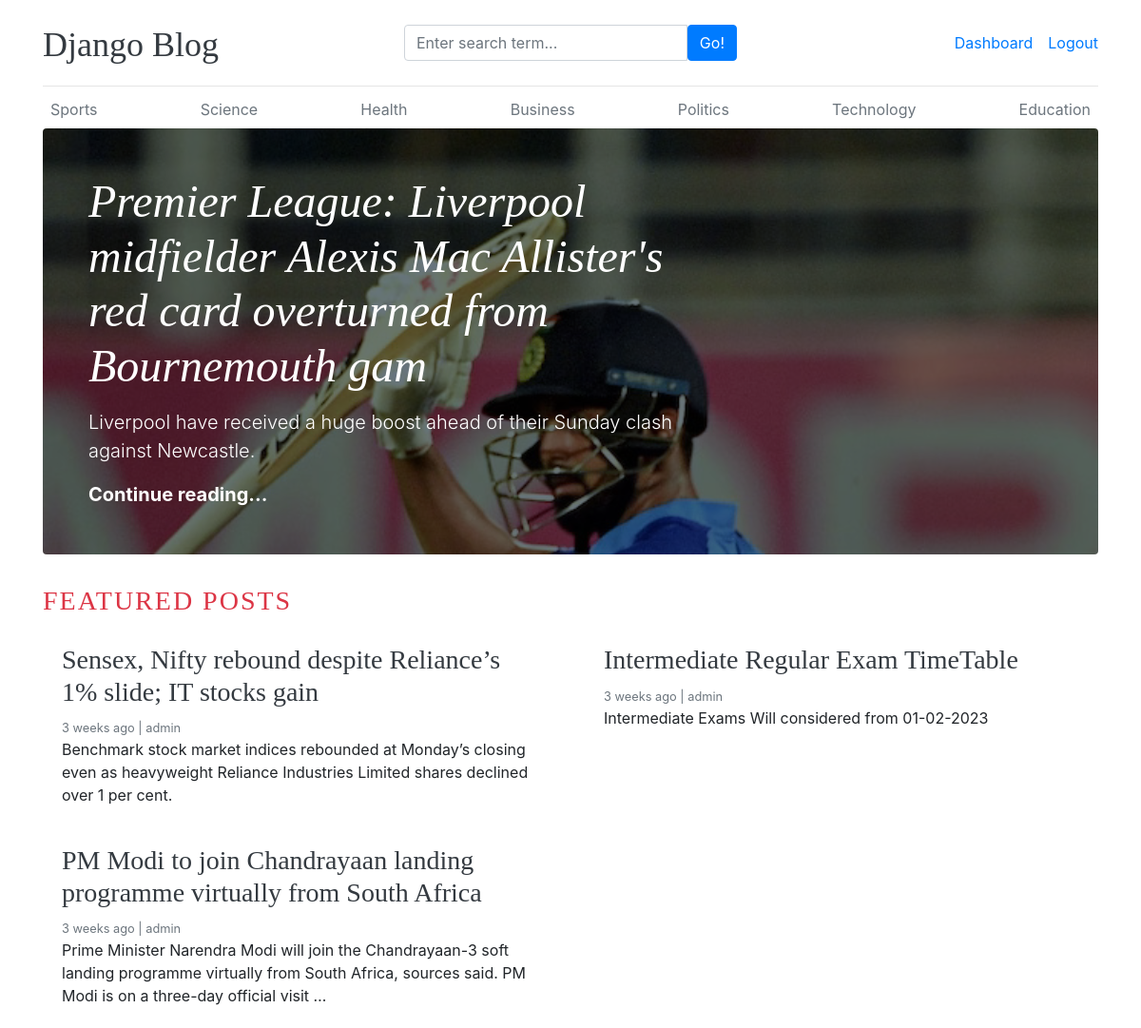
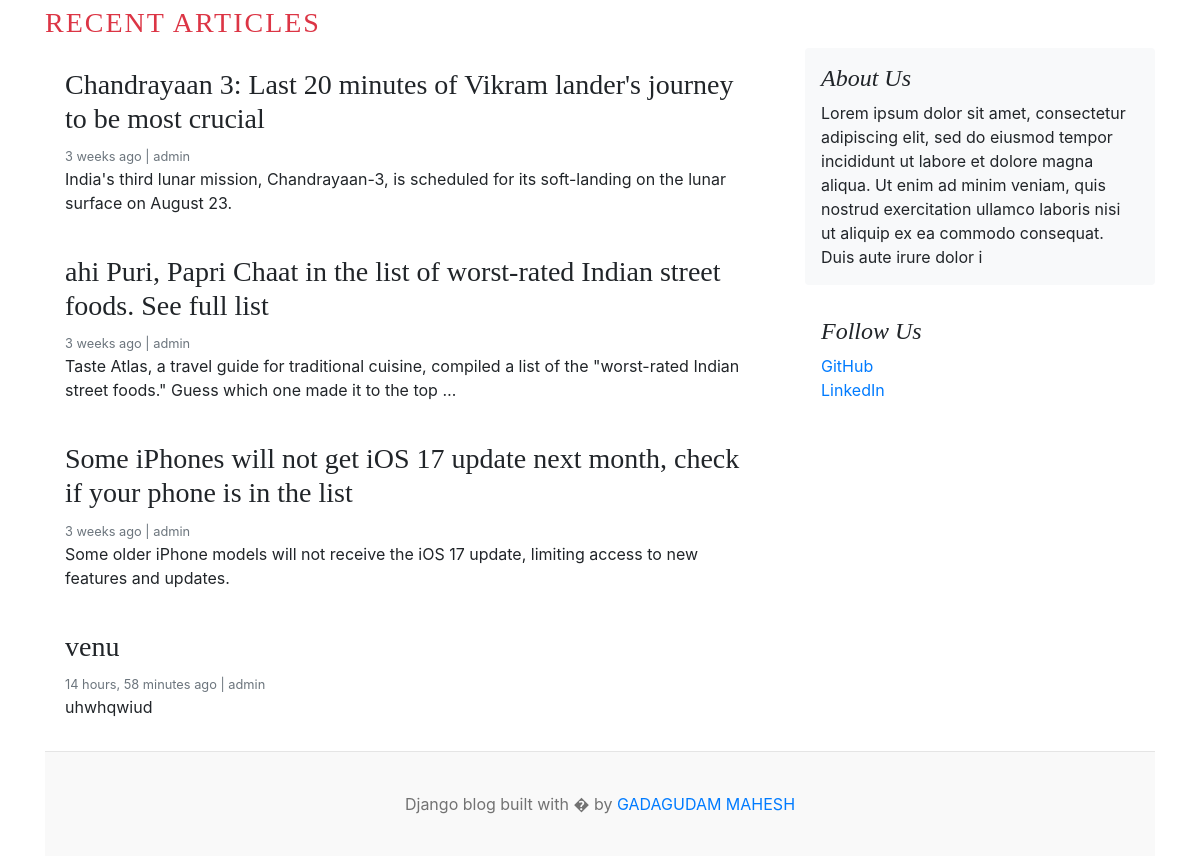
The app's page / (signed in) with its own data (2 pictures, top to bottom).
### blog/models.py (models this page shows, shortened)
class Category(models.Model):
    category_name=models.CharField(max_length=50,unique=True)
    created_at=models.DateTimeField(auto_now_add=True)
    updated_at=models.DateTimeField(auto_now=True)
    class Meta:
        verbose_name_plural='categories'

class Blog(models.Model):
    title=models.CharField(max_length=100)
    slug=models.SlugField(max_length=150,unique=True,blank=True)
    category=models.ForeignKey(Category,on_delete=models.CASCADE)
    author=models.ForeignKey(User,on_delete=models.CASCADE)
    featured_image=models.ImageField(upload_to='upload/%Y/%M/%d')
    short_description=models.TextField(max_length=2000)
    blog_body=models.TextField(max_length=5000)
    status=models.CharField(max_length=20, choices=STATUS_CHOICES,default=0)
    is_featured=models.BooleanField(default=False)
    created_at=models.DateTimeField(auto_now_add=True)
    updated_at=models.DateTimeField(auto_now=True)

### social/models.py (models this page shows, shortened)
class About(models.Model):
    about_heading=models.CharField(max_length=25)
    about_description=models.TextField(max_length=255)
    created_at=models.DateTimeField(auto_now_add=True)
    updated_at=models.DateTimeField(auto_now=True)
    class Meta:
        verbose_name_plural='About'

class SocialLink(models.Model):
    platform=models.CharField(max_length=25)
    link=models.URLField(max_length=100)
    created_at=models.DateTimeField(auto_now_add=True)
    updated_at=models.DateTimeField(auto_now=True)

### project1/views.py (the view)
# urls.py: 2. Add a URL to urlpatterns:  path('', views.home, name='home')
def home(request):
    featured_posts=Blog.objects.filter(is_featured=True,status='Published').order_by('-updated_at')
    posts=Blog.objects.filter(is_featured=False,status='Published')
    try:
        about=About.objects.get()
    except:
        about=None
    context={
        'featured_posts':featured_posts,
        'posts':posts,
        'about':about
    }
    return render(request,'home.html',context)

### blog/context_processor.py (called while the page is built)
def get_categories(request):
    categories=Category.objects.all()
    return dict(categories=categories)

def get_social_links(request):
    social_links=SocialLink.objects.all()
    return dict(social_links=social_links)

### templates/home.html
{% extends 'base.html' %}
{% block content %}
  {% for post  in featured_posts %}
  {% if forloop.first %}
<div class="jumbotron p-3 p-md-5 text-white rounded bg-dark" style="background-image: url({{post.featured_image.url}});background-blend-mode: overlay;background-size:cover;">
    <div class="col-md-8 px-0">
      <h1 class="display-4 font-italic">{{post.title}}</h1>
      <p class="lead my-3">{{post.short_description  |  truncatewords:25}}</p>
      <p class="lead mb-0"><a href="{% url 'blogs' post.slug %}" class="text-white font-weight-bold">Continue reading...</a></p>
    </div>
  </div>
  {% endif %}
{% endfor %}
<h3 class="text-uppercase text-danger" style="letter-spacing:2px;">Featured Posts</h3>
  <div class="row mb-2">
    {% for post in featured_posts %}
    {% if not forloop.first %}
    <div class="col-md-6">
      <div class="card border-0" >
        <div class="card-body">
          <h3><a href="{% url 'blogs' post.slug %}" class="text-dark">{{post.title}}</a></h3>
          <small class="mb-1 text-muted">{{post.created_at | timesince}}  ago |  {{post.author}}</small>
          <p class="card-text">{{post.short_description  |  truncatewords:25}}</p>
        </div>
      </div>
    </div>
    {% endif %}
    {% endfor %}
  </div>
  <h3 class="text-uppercase text-danger" style="letter-spacing:2px;">Recent Articles</h3>
  <main role="main" class="container p-0">
    <div class="row">
      <div class="col-md-8 blog-main">
        {% for post in posts %}
        <div class="card border-0" >
          <div class="card-body">
            <h3>{{post.title}}</h3>
            <small class="mb-1 text-muted">{{post.created_at | timesince}}  ago |  {{post.author}}</small>
            <p class="card-text">{{post.short_description  | truncatewords:25}}</p>
          </div>
        </div>
        {% endfor %}
      </div>
      <aside class="col-md-4 blog-sidebar">
        <div class="p-3 mb-3 bg-light rounded">
          <h4 class="font-italic">{{about.about_heading}}</h4>
          <p class="mb-0">{{about.about_description}}</p>
        </div>
        {% if social_links %}
        <div class="p-3">
          <h4 class="font-italic">Follow Us</h4>
          <ol class="list-unstyled">
            {% for i in social_links %}
            <li><a href="{{i.link}}" target="_blank">{{i.platform}}</a></li>
            {% endfor %}
          </ol>
        </div>
      </aside>
      {% endif %}
    </div>
  </main>
</div>
{% endblock  %}

### templates/base.html (shortened to what this page needs)
{% load static %}
<!DOCTYPE html>
<html lang="en">
<head>
    <link href="https://getbootstrap.com/docs/4.0/dist/css/bootstrap.min.css" rel="stylesheet">
    <link href="{% static 'css/blog.css' %}" rel="stylesheet">
    <link rel="stylesheet" href="https://cdnjs.cloudflare.com/ajax/libs/font-awesome/4.7.0/css/font-awesome.min.css">
  </head>
<body>
    <div class="container">
      <header class="blog-header py-3">
        <div class="row flex-nowrap justify-content-between align-items-center">
          <div class="col-4 pt-1">
            <a class="blog-header-logo text-dark" href="/">Django Blog</a>
          </div>
          <div class="col-4">
            <form action="{% url 'search' %}" method="GET">
              <div class="input-group">
                <input class="form-control" type="text" name="keyword" value="{{keyword}}" placeholder="Enter search term..." aria-label="Enter search term..." aria-describedby="button-search" />
                <button type="submit" class="btn btn-primary" id="button-search" type="button">Go!</button>
            </div>
            </form>
          </div>
          <div class="col-4 d-flex justify-content-end align-items-center">
            {% if not user.is_authenticated %}
            <a class="btn btn-sm btn-warning" href="{% url 'login' %}">Login</a> &nbsp;
            <a class="btn btn-sm btn-outline-secondary" href="{% url 'register' %}">Register</a>
          </div>
          {% else %}
          <span><a href="{% url 'dashboard' %}">Dashboard</a></span>
          <span><a href="{% url 'logout' %}">Logout</a></span>
          {% endif %}
        </div>
      </header>
      <div class="nav-scroller py-1 mb-2">
        <nav class="nav d-flex justify-content-between">
          {% for cat in categories %}
          <a class="p-2 text-muted" href="{% url 'posts_by_category' cat.id %}">{{cat.category_name}}</a>
          {% endfor %}
        </nav
      </div>
{% block content %}
{% endblock  %}
<footer class="blog-footer">
    <p>Django blog built with � by <a href="#">GADAGUDAM MAHESH</a></p>
  </footer>
  </body>
  </html>

### project1/static/css/blog.css (style rules this page uses)
.blog-header { border-bottom: 1px solid #e5e5e5; }
.blog-header-logo { font-family: "Playfair Display", Georgia, "Times New Roman", serif; font-size: 2.25rem; }
h1, h2, h3, h4, h5, h6 { font-family: "Playfair Display", Georgia, "Times New Roman", serif; }
.display-4 { font-size: 2.5rem; }
@media (min-width: 768px) { .display-4 { font-size: 3rem; } }
.blog-footer { padding: 2.5rem 0; color: #727272; text-align: center; background-color: #f9f9f9; border-top: .05rem solid #e5e5e5; }
.blog-footer p:last-child { margin-bottom: 0; }

### records on screen
Category: category_name "Sports"
Category: category_name "Science"
Category: category_name "Health"
Category: category_name "Business"
Category: category_name "Politics"
Category: category_name "Technology"
Category: category_name "Education"
Blog: featured_image (picture), title "Premier League: Liverpool midfielder Alexis Mac Allister's red card overturned from Bournemouth gam", short_description "Liverpool have received a huge boost ahead of their Sunday clash against Newcastle."
Blog: title "Sensex, Nifty rebound despite Reliance’s 1% slide; IT stocks gain", created_at "3 weeks", author "admin", short_description "Benchmark stock market indices rebounded at Monday’s closing even as heavyweight Reliance Industries Limited shares declined over 1 per cent."
Blog: title "Intermediate Regular Exam TimeTable", created_at "3 weeks", author "admin", short_description "Intermediate Exams Will considered from 01-02-2023"
Blog: title "PM Modi to join Chandrayaan landing programme virtually from South Africa", created_at "3 weeks", author "admin", short_description "Prime Minister Narendra Modi will join the Chandrayaan-3 soft landing programme virtually from South Africa, sources said. PM Modi is on a three-day official visit …"
Blog: title "Chandrayaan 3: Last 20 minutes of Vikram lander's journey to be most crucial", created_at "3 weeks", author "admin", short_description "India's third lunar mission, Chandrayaan-3, is scheduled for its soft-landing on the lunar surface on August 23."
Blog: title "ahi Puri, Papri Chaat in the list of worst-rated Indian street foods. See full list", created_at "3 weeks", author "admin", short_description "Taste Atlas, a travel guide for traditional cuisine, compiled a list of the \"worst-rated Indian street foods.\" Guess which one made it to the top …"
Blog: title "Some iPhones will not get iOS 17 update next month, check if your phone is in the list", created_at "3 weeks", author "admin", short_description "Some older iPhone models will not receive the iOS 17 update, limiting access to new features and updates."
Blog: title "venu", created_at "14 hours, 58 minutes", author "admin", short_description "uhwhqwiud"
About: about_heading "About Us", about_description "Lorem ipsum dolor sit amet, consectetur adipiscing elit, sed do eiusmod tempor incididunt ut labore et dolore magna aliqua. Ut enim ad minim veniam, quis nostrud exercitation ullamco laboris nisi ut aliquip ex ea commodo consequat. Duis aute irure dolor i"
SocialLink: platform "GitHub"
SocialLink: platform "LinkedIn"
